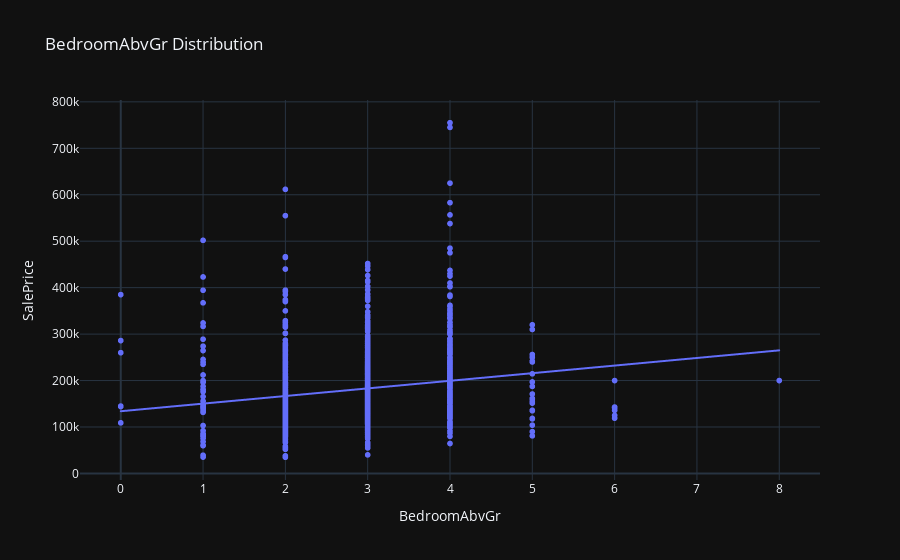

Here is the notebook cell this chart was saved with:
### Markdown cell above
# BedroomAbvGr Column

### Code cell
fig = px.scatter(df, x = 'BedroomAbvGr',
                 y = 'SalePrice',
                 trendline = "ols", title = 'BedroomAbvGr Distribution')
fig.show()

### Figure 1 — Plotly figure (JSON) as saved in the notebook; plotly's stock layout.template omitted (floating-point values rounded to 4 significant figures; data arrays with more than 128 entries replaced by an {"elided": "..."} marker saying what was removed)
{"data": [{"hovertemplate": "BedroomAbvGr=%{x}<br>SalePrice=%{y}<extra></extra>", "legendgroup": "", "marker": {"color": "#636efa", "symbol": "circle"}, "mode": "markers", "name": "", "showlegend": false, "x": {"elided": "1460 int values"}, "xaxis": "x", "y": {"elided": "1460 int values"}, "yaxis": "y", "type": "scattergl"}, {"hovertemplate": "<b>OLS trendline</b><br>SalePrice = 16381 * BedroomAbvGr + 133966<br>R<sup>2</sup>=0.028296<br><br>BedroomAbvGr=%{x}<br>SalePrice=%{y} <b>(trend)</b><extra></extra>", "legendgroup": "", "marker": {"color": "#636efa", "symbol": "circle"}, "mode": "lines", "name": "", "showlegend": false, "x": {"elided": "1460 int values"}, "xaxis": "x", "y": {"elided": "1460 float values"}, "yaxis": "y", "type": "scattergl"}], "layout": {"xaxis": {"anchor": "y", "domain": [0.0, 1.0], "title": {"text": "BedroomAbvGr"}}, "yaxis": {"anchor": "x", "domain": [0.0, 1.0], "title": {"text": "SalePrice"}}, "legend": {"tracegroupgap": 0}, "title": {"text": "BedroomAbvGr Distribution"}}}
